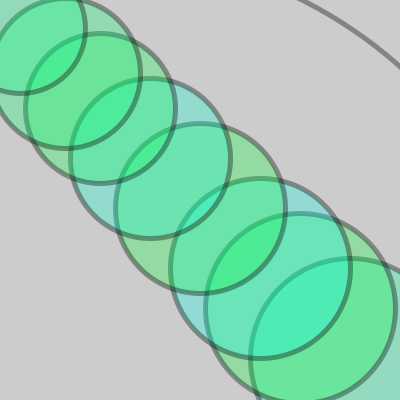
Frame 1 (no input)
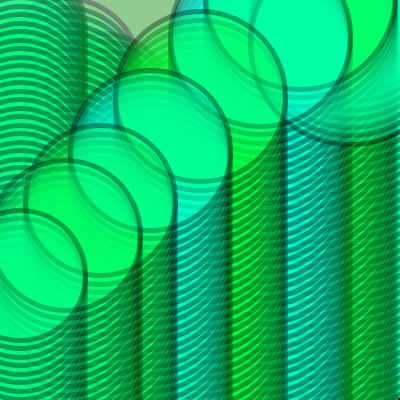
Frame 60 (the mouse pressed at the canvas centre just before this capture)
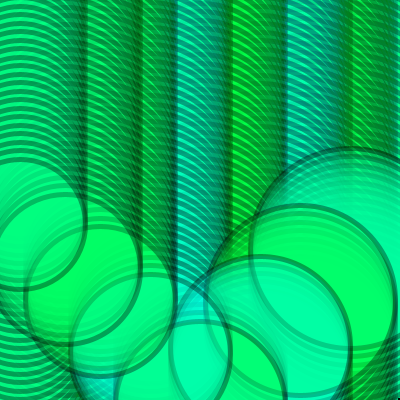
Frame 120 (the mouse held since frame 60 and released just before this capture)

The Processing sketch that drew these frames (run headless with seeded random() and noise(); from frame 60 on, the mouse is pressed at the canvas centre):

// Processing sketch: processing_22354
// ── processing_22354.pde

Thing thing1;
Thing thing2;
Thing thing3;
Thing thing4;
Thing thing5;
Thing thing6;
Thing thing7;
Thing thing8;
Thing thing9;



void setup () {
size (400, 400);

thing1 = new Thing (350,350,200,8.5, color  (0,255,random(255),random(70,50)));
thing2 = new Thing (300,300,190,8.5, color  (0,255,random(255),random(70,50)));
thing3 = new Thing (260,260,180,8.6, color  (0,255,random(255),random(70,50)));
thing4 = new Thing (200,200,170,8.6, color  (0,255,random(255),random(70,50)));
thing5 = new Thing (150,150,160,8.5, color  (0,255,random(255),random(70,50)));
thing6 = new Thing (100,100,150,8.4, color  (0,255,random(255),random(70,50)));
thing7 = new Thing (65,65,150,8.5, color  (0,255,random(255),random(70,50)));
thing8 = new Thing (20,20,130,8.5, color  (0,255,random(255),random(70,50)));

thing9 = new Thing (100,400,900,2.8, color  (0,255,random(255),random(20)));
}

void draw () {
  
rect (400,400,400,1);
thing1.move();
thing2.move();
thing3.move();
thing4.move();
thing5.move();
thing6.move();
thing7.move();
thing8.move();
thing9.move();


}

//name the class
class Thing {

//date (variables)

float xpos;
float ypos;
float radius;
float speed;
color c;

//constructor
Thing (float tempX, float tempY, float tempRadius, float tempSpeed, color tempc){
xpos = tempX;
ypos = tempY;
radius = tempRadius;
speed = tempSpeed;
c = tempc;
}


//methods and functions

void move () {
ypos =ypos+speed;
if ((ypos > height) || (ypos<0)) {
speed *= -1;
}

stroke(0,90);
strokeWeight(5);
fill (c);

ellipse (xpos, ypos, radius, radius);
}



}
